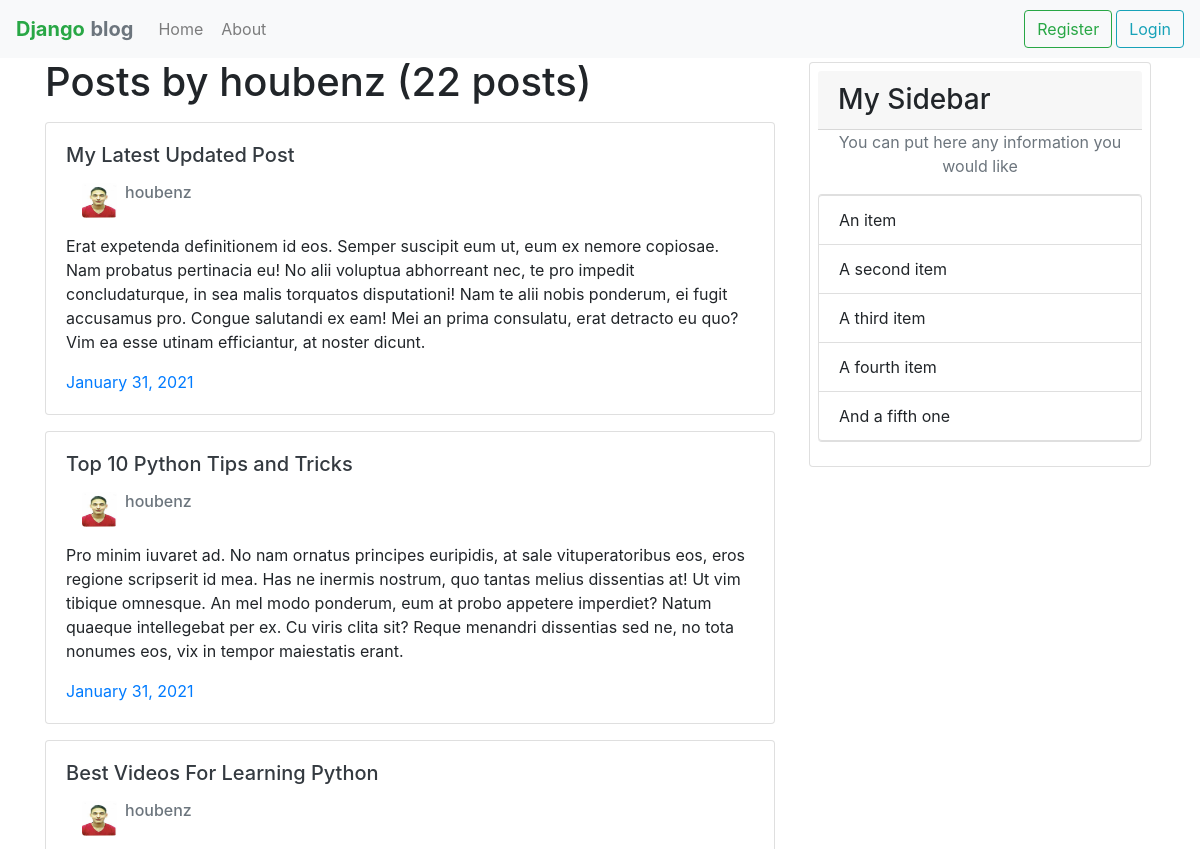
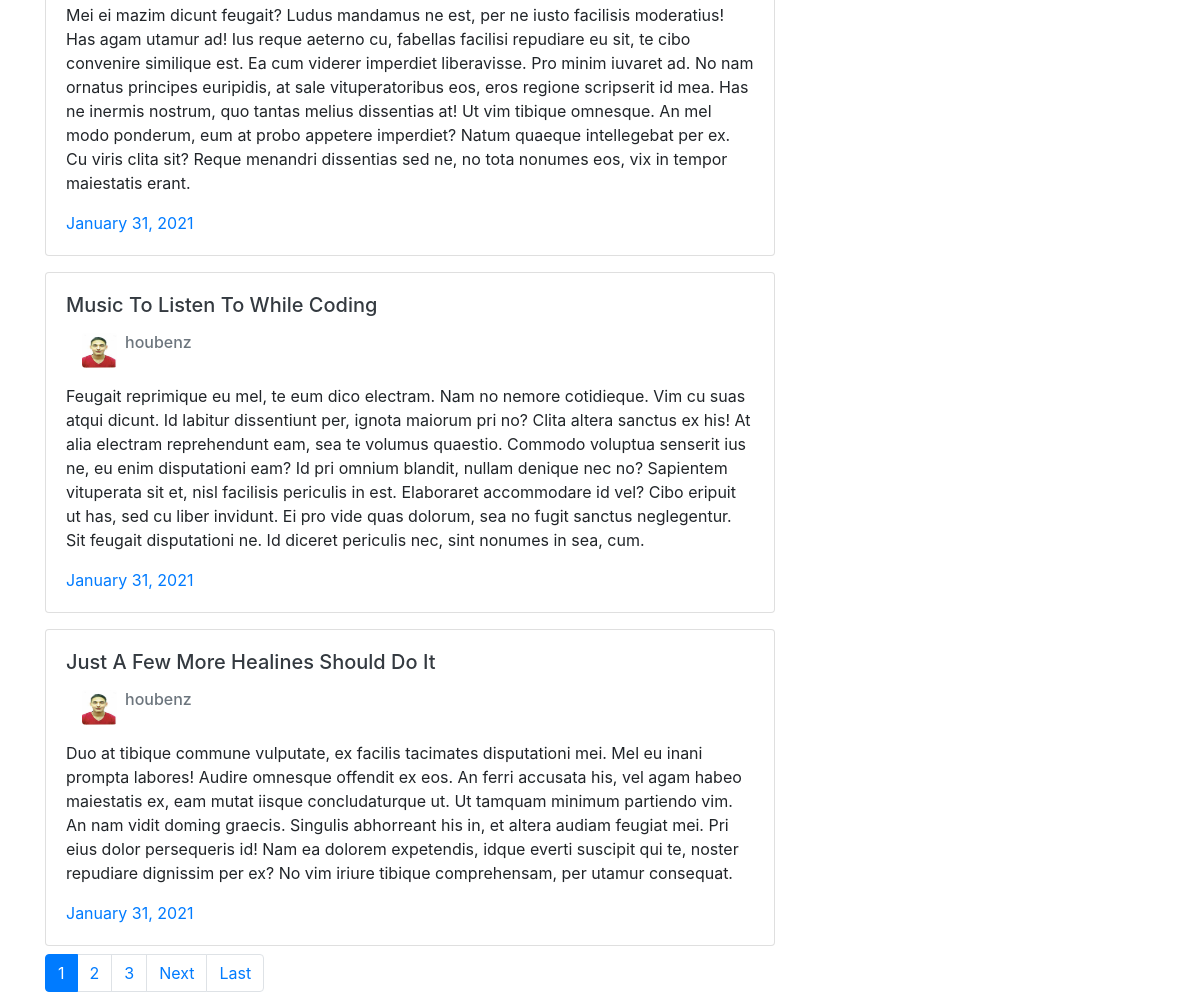
The page /user/houbenz on the database its author committed (2 pictures, top to bottom).
### blog/models.py (models this page shows, shortened)
class Post(models.Model):
    title=models.CharField(max_length=100)
    create_date=models.DateTimeField(default=timezone.now)
    content=models.TextField()
    author=models.ForeignKey(User,on_delete=models.CASCADE)

### users/models.py (models this page shows, shortened)
class Profile(models.Model):
    user= models.OneToOneField(User, on_delete=models.CASCADE)
    image=models.ImageField(default='default.jpg',upload_to='profile_pics')

### blog/views.py (the view)
# urls.py: path('user/<str:username>',UserPostListView.as_view(),name='user-posts'),
class UserPostListView(ListView):
    model=Post
    template_name='blog/user_posts.html'
    context_object_name='posts'
    paginate_by = 5
    def get_queryset(self):
        user = get_object_or_404(User,username=self.kwargs.get('username'))
        return Post.objects.filter(author=user).order_by('-create_date')

### blog/templates/blog/user_posts.html (shortened to what this page needs)
{% extends 'blog/base.html' %}
{% block content %}
<h1 class="mb-3">Posts by {{view.kwargs.username}} ({{page_obj.paginator.count}} posts)</h1>
    {% for post in posts %}
                <div class="card post w-220">
                    <div class="card-body">
                        <h5 class="card-title"><a class ="text-dark"href="{% url 'post-detail' post.id %} ">{{post.title}}</a></h5>
                        <div class="d-flex flex-row m-3">
                            <img class="rounded mr-2" width="35px" height="35px" src="{{post.author.profile.image.url}}">
                            <h6 class="mb-2 text-muted">{{post.author}}</h6>
                        </div>
                        <p class="card-text">{{post.content}}</p>
                        <a href="#" class="card-link">{{post.create_date|date:"F d, Y"}}</a>
                    </div>
                </div>
    {%endfor%}
    {% if is_paginated %}
    <div class="row mt-2">
        <div class="col-auto">
            <ul class="pagination">
                {% for num in page_obj.paginator.page_range %}
                    {% if page_obj.number == num %}
                        <li class="page-item active"><a class="page-link" href="?page={{num}}">{{num}}</a></li>
                    {% elif num > page_obj.number|add:'-3' and num < page_obj.number|add:'3' %}
                        <li class="page-item"><a class="page-link" href="?page={{num}}">{{num}}</a></li>
                    {% endif %}
                {% endfor %}
                {% if page_obj.has_next %}
                    <li class="page-item"><a class="page-link" href="?page={{page_obj.next_page_number}}">Next</a></li>
                    <li class="page-item"><a class="page-link" href="?page={{ page_obj.paginator.num_pages }}">Last</a></li>
                {% endif %}
            </ul>
        </div>
    </div>
    {% endif %}
{% endblock content%}

### blog/static/blog/main.css (style rules this page uses)
.post { margin-top: 16px; }

### rows shown on the page
Post: title "My Latest Updated Post", author.profile.image (picture), author "houbenz", content "Erat expetenda definitionem id eos. Semper suscipit eum ut, eum ex nemore copiosae. Nam probatus pertinacia eu! No alii voluptua abhorreant nec, te pro impedit concludaturque, in sea malis torquatos disputationi! Nam te alii nobis ponderum, ei fugit accusamus pro. Congue salutandi ex eam! Mei an prima consulatu, erat detracto eu quo? Vim ea esse utinam efficiantur, at noster dicunt.", create_date "January 31, 2021"
Post: title "Top 10 Python Tips and Tricks", author.profile.image (picture), author "houbenz", content "Pro minim iuvaret ad. No nam ornatus principes euripidis, at sale vituperatoribus eos, eros regione scripserit id mea. Has ne inermis nostrum, quo tantas melius dissentias at! Ut vim tibique omnesque. An mel modo ponderum, eum at probo appetere imperdiet? Natum quaeque intellegebat per ex. Cu viris clita sit? Reque menandri dissentias sed ne, no tota nonumes eos, vix in tempor maiestatis erant.", create_date "January 31, 2021"
Post: title "Best Videos For Learning Python", author.profile.image (picture), author "houbenz", content "Mei ei mazim dicunt feugait? Ludus mandamus ne est, per ne iusto facilisis moderatius! Has agam utamur ad! Ius reque aeterno cu, fabellas facilisi repudiare eu sit, te cibo convenire similique est. Ea cum viderer imperdiet liberavisse. Pro minim iuvaret ad. No nam ornatus principes euripidis, at sale vituperatoribus eos, eros regione scripserit id mea. Has ne inermis nostrum, quo tantas melius dissentias at! Ut vim tibique omnesque. An mel modo ponderum, eum at probo appetere imperdiet? Natum quaeque intellegebat per ex. Cu viris clita sit? Reque menandri dissentias sed ne, no tota nonumes eos, vix in tempor maiestatis erant.", create_date "January 31, 2021"
Post: title "Music To Listen To While Coding", author.profile.image (picture), author "houbenz", content "Feugait reprimique eu mel, te eum dico electram. Nam no nemore cotidieque. Vim cu suas atqui dicunt. Id labitur dissentiunt per, ignota maiorum pri no? Clita altera sanctus ex his! At alia electram reprehendunt eam, sea te volumus quaestio. Commodo voluptua senserit ius ne, eu enim disputationi eam? Id pri omnium blandit, nullam denique nec no? Sapientem vituperata sit et, nisl facilisis periculis in est. Elaboraret accommodare id vel? Cibo eripuit ut has, sed cu liber invidunt. Ei pro vide quas dolorum, sea no fugit sanctus neglegentur. Sit feugait disputationi ne. Id diceret periculis nec, sint nonumes in sea, cum.", create_date "January 31, 2021"
Post: title "Just A Few More Healines Should Do It", author.profile.image (picture), author "houbenz", content "Duo at tibique commune vulputate, ex facilis tacimates disputationi mei. Mel eu inani prompta labores! Audire omnesque offendit ex eos. An ferri accusata his, vel agam habeo maiestatis ex, eam mutat iisque concludaturque ut. Ut tamquam minimum partiendo vim. An nam vidit doming graecis. Singulis abhorreant his in, et altera audiam feugiat mei. Pri eius dolor persequeris id! Nam ea dolorem expetendis, idque everti suscipit qui te, noster repudiare dignissim per ex? No vim iriure tibique comprehensam, per utamur consequat.", create_date "January 31, 2021"

### other values the page prints
{{ view.kwargs.username }} "houbenz"
{{ page_obj.paginator.count }} "22"
{{ num }} "1"
{{ num }} "2" "3"
